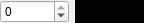
<?xml version="1.0" encoding="UTF-8"?>
<ui version="4.0">
 <class>gradientColorWidget</class>
 <widget class="QWidget" name="gradientColorWidget">
  <property name="geometry">
   <rect>
    <x>0</x>
    <y>0</y>
    <width>144</width>
    <height>20</height>
   </rect>
  </property>
  <property name="sizePolicy">
   <sizepolicy hsizetype="Preferred" vsizetype="Fixed">
    <horstretch>0</horstretch>
    <verstretch>0</verstretch>
   </sizepolicy>
  </property>
  <property name="windowTitle">
   <string>Form</string>
  </property>
  <layout class="QHBoxLayout" name="horizontalLayout">
   <property name="margin">
    <number>0</number>
   </property>
   <item>
    <widget class="QSpinBox" name="posSpinBox">
     <property name="minimum">
      <number>-120</number>
     </property>
     <property name="maximum">
      <number>0</number>
     </property>
    </widget>
   </item>
   <item>
    <widget class="QLabel" name="colorLabel">
     <property name="palette">
      <palette>
       <active>
        <colorrole role="Base">
         <brush brushstyle="SolidPattern">
          <color alpha="255">
           <red>255</red>
           <green>255</green>
           <blue>255</blue>
          </color>
         </brush>
        </colorrole>
        <colorrole role="Window">
         <brush brushstyle="SolidPattern">
          <color alpha="255">
           <red>0</red>
           <green>0</green>
           <blue>0</blue>
          </color>
         </brush>
        </colorrole>
       </active>
       <inactive>
        <colorrole role="Base">
         <brush brushstyle="SolidPattern">
          <color alpha="255">
           <red>255</red>
           <green>255</green>
           <blue>255</blue>
          </color>
         </brush>
        </colorrole>
        <colorrole role="Window">
         <brush brushstyle="SolidPattern">
          <color alpha="255">
           <red>0</red>
           <green>0</green>
           <blue>0</blue>
          </color>
         </brush>
        </colorrole>
       </inactive>
       <disabled>
        <colorrole role="Base">
         <brush brushstyle="SolidPattern">
          <color alpha="255">
           <red>0</red>
           <green>0</green>
           <blue>0</blue>
          </color>
         </brush>
        </colorrole>
        <colorrole role="Window">
         <brush brushstyle="SolidPattern">
          <color alpha="255">
           <red>0</red>
           <green>0</green>
           <blue>0</blue>
          </color>
         </brush>
        </colorrole>
       </disabled>
      </palette>
     </property>
     <property name="cursor">
      <cursorShape>PointingHandCursor</cursorShape>
     </property>
     <property name="autoFillBackground">
      <bool>true</bool>
     </property>
     <property name="text">
      <string/>
     </property>
    </widget>
   </item>
  </layout>
 </widget>
 <resources/>
 <connections/>
</ui>
